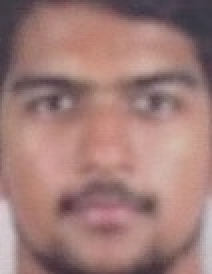
#> input picture test/2/face_50.jpg, 106 x 137 px, found by its file name (shown 2 times larger)
$ python summa.py
#> lines starting #> are read from the running program, lines starting #| are printed output that depends on the picture
#> further down, image is the input picture: shape (137, 106, 3); mean B, G, R 120.3, 124.5, 160.7
import cv2


def apply_clahe(image):
    lab = cv2.cvtColor(image, cv2.COLOR_BGR2LAB)
#> lab: shape (137, 106, 3); mean of channels 0, 1, 2 141.1, 141.4, 135.6
    l, a, b = cv2.split(lab)
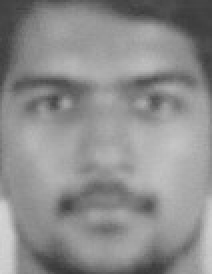
#> l: shape (137, 106) (shown 2 times larger); min 56, max 214, mean 141.1
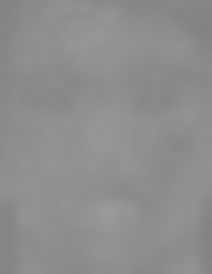
#> a: shape (137, 106) (shown 2 times larger); min 130, max 154, mean 141.4
    clahe = cv2.createCLAHE(clipLimit=3.0, tileGridSize=(8,8))
    l = clahe.apply(l)
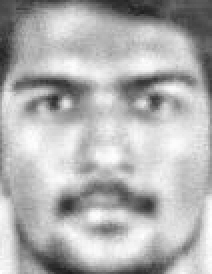
#> l: shape (137, 106) (shown 2 times larger); min 31, max 255, mean 177.7
    lab = cv2.merge((l, a, b))
#> lab: shape (137, 106, 3); mean of channels 0, 1, 2 177.7, 141.4, 135.6
    return cv2.cvtColor(lab, cv2.COLOR_LAB2BGR)
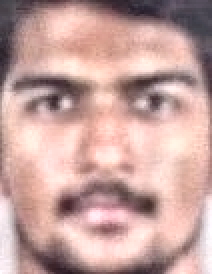
#> returned value: shape (137, 106, 3) (shown 2 times larger); mean B, G, R 158.5, 163.1, 199


image = cv2.imread("./Kavin Subramaniam/face_50.jpg")
# denoised_image = cv2.fastNlMeansDenoisingColored(image, None, 10, 10, 7, 21)
denoised_image = apply_clahe(image)
cv2.imshow("test", denoised_image)
cv2.imshow("og", image)
cv2.waitKey(0)
